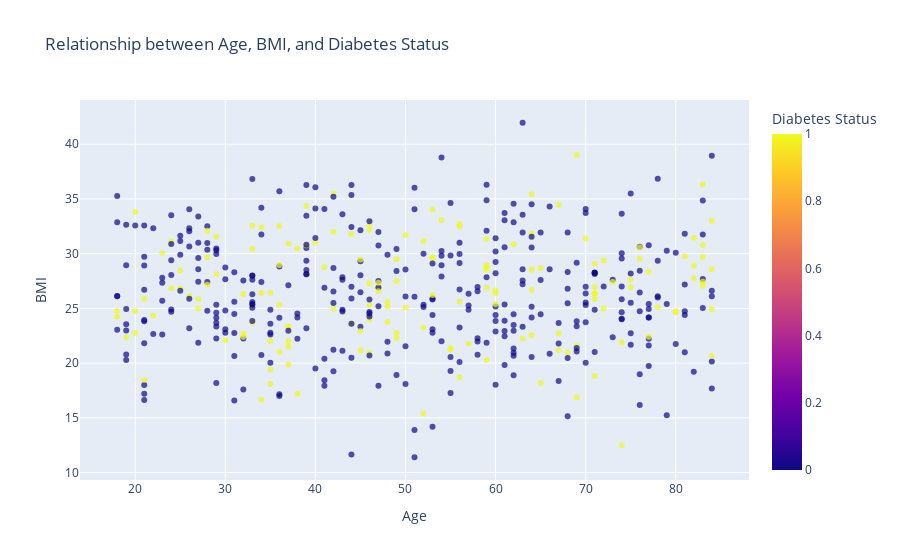

The cell this chart's notebook holds for it:
### Markdown cell above
## 2. Correlation between Age, BMI and Diabetes State

### Code cell
# 2. Correlation between Age, BMI and Diabetes State
fig2 = px.scatter(df, x="Age", y="BMI", color="Diabetes_State", 
                 color_discrete_map={0: "blue", 1: "red"},
                 labels={"Diabetes_State": "Diabetes Status"},
                 title="Relationship between Age, BMI, and Diabetes Status",
                 size_max=10,
                 opacity=0.7)
fig2.update_layout(xaxis_title="Age", yaxis_title="BMI")

### Figure 1 — Plotly figure (JSON) as saved in the notebook; plotly's stock layout.template omitted (floating-point values rounded to 4 significant figures; data arrays with more than 128 entries replaced by an {"elided": "..."} marker saying what was removed)
{"data": [{"hovertemplate": "Age=%{x}<br>BMI=%{y}<br>Diabetes Status=%{marker.color}<extra></extra>", "legendgroup": "", "marker": {"color": {"elided": "500 int values"}, "coloraxis": "coloraxis", "opacity": 0.7, "symbol": "circle"}, "mode": "markers", "name": "", "orientation": "v", "showlegend": false, "type": "scatter", "x": {"elided": "500 int values"}, "xaxis": "x", "y": {"elided": "500 float values"}, "yaxis": "y"}], "layout": {"coloraxis": {"colorbar": {"title": {"text": "Diabetes Status"}}, "colorscale": [[0, "#0d0887"], [0.1111, "#46039f"], [0.2222, "#7201a8"], [0.3333, "#9c179e"], [0.4444, "#bd3786"], [0.5556, "#d8576b"], [0.6667, "#ed7953"], [0.7778, "#fb9f3a"], [0.8889, "#fdca26"], [1, "#f0f921"]]}, "legend": {"tracegroupgap": 0}, "title": {"text": "Relationship between Age, BMI, and Diabetes Status"}, "xaxis": {"anchor": "y", "domain": [0, 1], "title": {"text": "Age"}}, "yaxis": {"anchor": "x", "domain": [0, 1], "title": {"text": "BMI"}}}}
